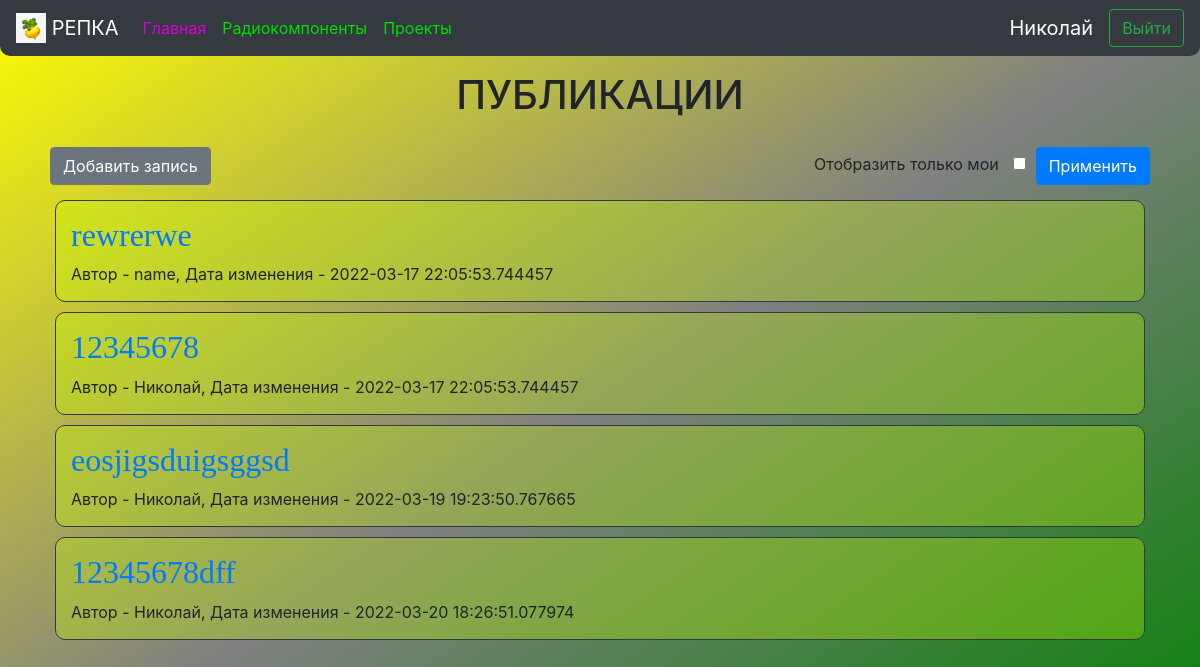
/projects (signed in), run on an earlier commit of the app's database.
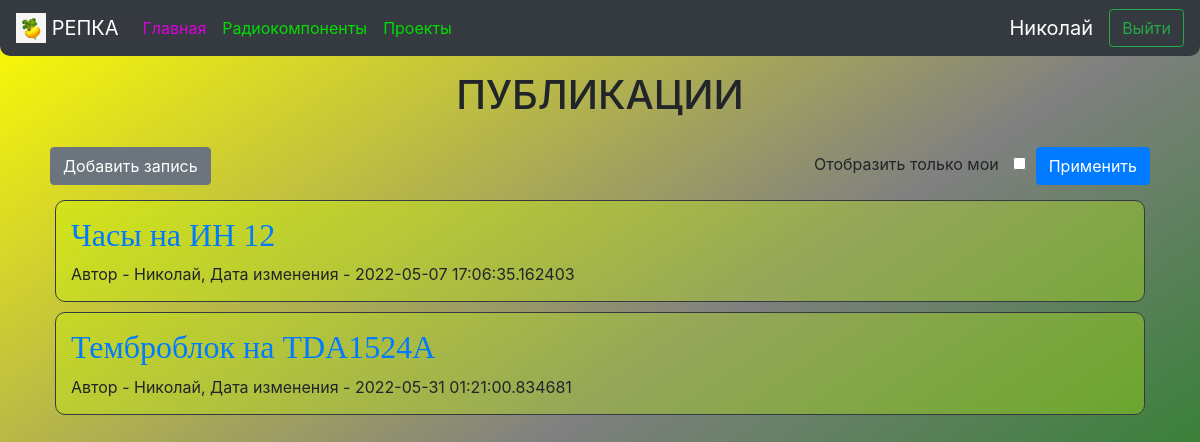
And on a later commit of the database.
### data/news.py (models this page shows)
class News(SqlAlchemyBase, SerializerMixin):
    __tablename__ = 'news'
    id = sqlalchemy.Column(sqlalchemy.Integer, primary_key=True, autoincrement=True)
    title = sqlalchemy.Column(sqlalchemy.String, nullable=True)
    content = sqlalchemy.Column(sqlalchemy.String, nullable=True)
    created_date = sqlalchemy.Column(sqlalchemy.DateTime, default=datetime.datetime.today())
    is_private = sqlalchemy.Column(sqlalchemy.Boolean, default=True)
    user_id = sqlalchemy.Column(sqlalchemy.Integer, sqlalchemy.ForeignKey("users.id"))
    about = sqlalchemy.Column(sqlalchemy.String, nullable=True)
    user = orm.relation('User')
    comments = orm.relation("Comment", back_populates="news")

### data/users.py (models this page shows, shortened)
class User(SqlAlchemyBase, UserMixin, SerializerMixin):
    __tablename__ = 'users'
    id = sqlalchemy.Column(sqlalchemy.Integer, primary_key=True, autoincrement=True)
    name = sqlalchemy.Column(sqlalchemy.String, nullable=True)
    about = sqlalchemy.Column(sqlalchemy.String, nullable=True)
    email = sqlalchemy.Column(sqlalchemy.String, index=True, unique=True, nullable=True)
    hashed_password = sqlalchemy.Column(sqlalchemy.String, nullable=True)
    created_date = sqlalchemy.Column(sqlalchemy.DateTime, default=datetime.datetime.now)
    news = orm.relation("News", back_populates='user')
    comments = orm.relation("Comment", back_populates="user")

### main.py (the view)
@app.route("/projects", methods=['GET', 'POST'])
def projects():
    db_sess = db_session.create_session()
    form = ProjectForm()
    if current_user.is_authenticated:
        news = db_sess.query(News).filter((News.is_private != True) | (News.user == current_user))
    else:
        news = db_sess.query(News).filter(News.is_private != True)
    if form.validate_on_submit():
        if form.is_private.data:
            news = db_sess.query(News).filter(News.user == current_user)
    return render_template("index.html", news=news, form=form)

### forms/news.py
class ProjectForm(FlaskForm):
    is_private = BooleanField("Отобразить только мои")
    submit = SubmitField("Применить")

### data/db_session.py (called while the page is built)
def create_session() -> Session:
    global __factory
    return __factory()

### main.py (called while the page is built)
@login_manager.user_loader
def load_user(user_id):
    db_sess = db_session.create_session()
    return db_sess.query(User).get(user_id)

### templates/index.html (shortened to what this page needs)
{% extends "base.html" %}
{% block content %}
<h1 align="center" style="padding: 15px">ПУБЛИКАЦИИ</h1>
{% if current_user.is_authenticated %}
<div style="padding: 5px">
    <a href="news" class="btn btn-secondary">Добавить запись</a>
    <form action="" method="post" style="float: right">
        <a style="padding: 5px">{{form.is_private.label}}</a>
        <a style="padding: 5px">{{form.is_private}}</a>
        <a>{{form.submit(type="submit", class="btn btn-primary")}}</a>
    </form>
</div>
{% endif %}
{% for item in news%}
<div class="col-md6 border border-dark"
     style="padding: 15px; margin: 10px; border-radius: 10px; backdrop-filter: blur(2px); background: rgba(200, 255, 0, 0.3);">
    <h2><font face="Comic Sans MS" color="#000000"><a style="display: block;" href="/project/{{ item.id }}">{{item.title}}</a></font>
    </h2>
    <div>
        Автор - {{item.user.name}}, Дата изменения - {{item.created_date}}
    </div>
</div>
{% endfor %}
{% endblock %}

What changed in the data, as far as the page shows it:
removed News: title "rewrerwe", user.name "name", created_date "2022-03-17 22:05:53.744457"
removed News: title "12345678", user.name "Николай", created_date "2022-03-17 22:05:53.744457"
removed News: title "eosjigsduigsggsd", user.name "Николай", created_date "2022-03-19 19:23:50.767665"
removed News: title "12345678dff", user.name "Николай", created_date "2022-03-20 18:26:51.077974"
added News: title "Часы на ИН 12", user.name "Николай", created_date "2022-05-07 17:06:35.162403"
added News: title "Темброблок на TDA1524A", user.name "Николай", created_date "2022-05-31 01:21:00.834681"
